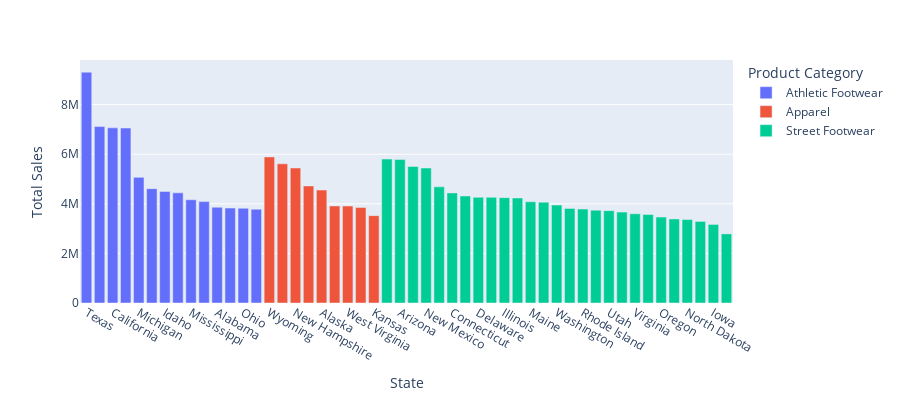

Write notebook code for a chart like this one.
### Markdown cell above
Data diatas merupakan data Top 1 dari setiap Product Category di setiap states, yang dapat disimpulkan bahwa:
- Texas memiliki total penjualan paling banyak pada produk Athletic Footwear
- Wyoming memiliki total penjualan paling banyak pada produk Apparel
- Nevada memiliki total penjualan paling banyak pada produk Street Footwear
- Produk kategori Street Footwear menjadi top selling di 27 states

Berikut tampilan bar chat mengenai Product Category berdasarkan total penjualan

### Code cell
fig = px.bar(topCategory, x='State', y='Total Sales',
              color='Product Category',
             labels={'pop':'population of Canada'}, height=400)
fig.show()

### Figure 1 — Plotly figure (JSON) as saved in the notebook; plotly's stock layout.template omitted (floating-point values rounded to 4 significant figures)
{"data": [{"alignmentgroup": "True", "hovertemplate": "Product Category=Athletic Footwear<br>State=%{x}<br>Total Sales=%{y}<extra></extra>", "legendgroup": "Athletic Footwear", "marker": {"color": "#636efa", "pattern": {"shape": ""}}, "name": "Athletic Footwear", "offsetgroup": "Athletic Footwear", "orientation": "v", "showlegend": true, "textposition": "auto", "type": "bar", "x": ["Texas", "Florida", "California", "New York", "Michigan", "Colorado", "Idaho", "Tennessee", "Mississippi", "North Carolina", "Alabama", "South Carolina", "Ohio", "Louisiana"], "xaxis": "x", "y": [9310833, 7115670, 7064013, 7056433, 5066854, 4612303, 4500889, 4442040, 4165060, 4089501, 3860792, 3829857, 3820270, 3781997], "yaxis": "y"}, {"alignmentgroup": "True", "hovertemplate": "Product Category=Apparel<br>State=%{x}<br>Total Sales=%{y}<extra></extra>", "legendgroup": "Apparel", "marker": {"color": "#EF553B", "pattern": {"shape": ""}}, "name": "Apparel", "offsetgroup": "Apparel", "orientation": "v", "showlegend": true, "textposition": "auto", "type": "bar", "x": ["Wyoming", "Georgia", "New Hampshire", "Vermont", "Alaska", "Arkansas", "West Virginia", "Oklahoma", "Kansas"], "xaxis": "x", "y": [5893236, 5614023, 5445493, 4721753, 4555023, 3915038, 3911367, 3853718, 3523871], "yaxis": "y"}, {"alignmentgroup": "True", "hovertemplate": "Product Category=Street Footwear<br>State=%{x}<br>Total Sales=%{y}<extra></extra>", "legendgroup": "Street Footwear", "marker": {"color": "#00cc96", "pattern": {"shape": ""}}, "name": "Street Footwear", "offsetgroup": "Street Footwear", "orientation": "v", "showlegend": true, "textposition": "auto", "type": "bar", "x": ["Nevada", "Arizona", "Montana", "New Mexico", "Pennsylvania", "Connecticut", "Massachusetts", "Delaware", "Kentucky", "Illinois", "New Jersey", "Maine", "Hawaii", "Washington", "Missouri", "Rhode Island", "South Dakota", "Utah", "Indiana", "Virginia", "Maryland", "Oregon", "Minnesota", "North Dakota", "Wisconsin", "Iowa", "Nebraska"], "xaxis": "x", "y": [5806725, 5785346, 5507570, 5444730, 4686180, 4441363, 4316160, 4263244, 4260591, 4248733, 4237508, 4082030, 4065277, 3952099, 3816131, 3789449, 3743741, 3724958, 3665530, 3599304, 3572887, 3464721, 3389923, 3368989, 3290733, 3169128, 2787520], "yaxis": "y"}], "layout": {"barmode": "relative", "height": 400, "legend": {"title": {"text": "Product Category"}, "tracegroupgap": 0}, "margin": {"t": 60}, "xaxis": {"anchor": "y", "domain": [0, 1], "title": {"text": "State"}}, "yaxis": {"anchor": "x", "domain": [0, 1], "title": {"text": "Total Sales"}}}}
